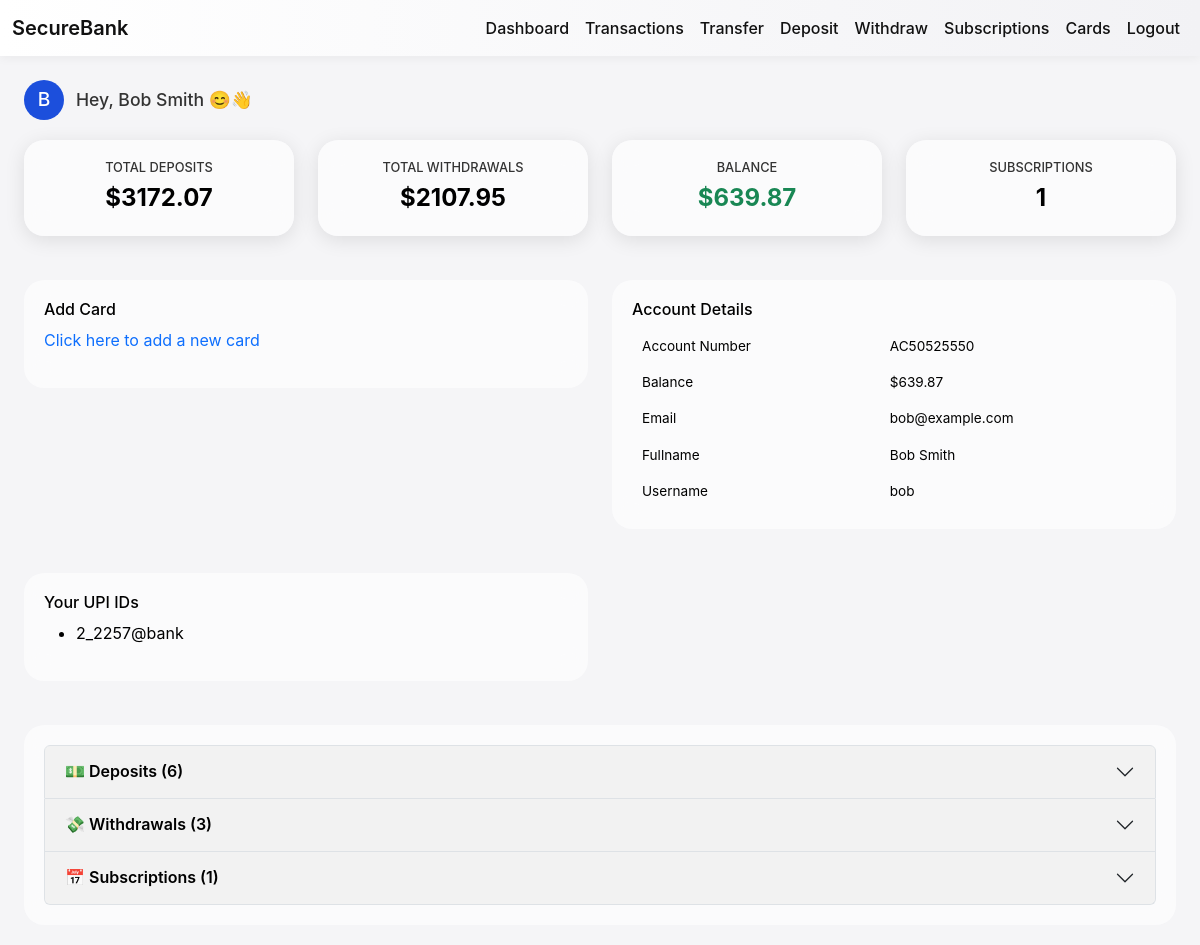
Page /dashboard (signed in) on the committed database.
### app/models/models.py (models this page shows)
class Login(db.Model):
    __tablename__ = 'login'
    id = db.Column(db.Integer, primary_key=True)
    fullname = db.Column(db.String(120), nullable=False)
    email = db.Column(db.String(120), unique=True, nullable=False)
    username = db.Column(db.String(80), unique=True, nullable=False)
    phone = db.Column(db.String(20), unique=True, nullable=True)  # <-- Added phone
    password = db.Column(db.String(255), nullable=False)
    is_admin = db.Column(db.Boolean, default=False)
    created_at = db.Column(db.DateTime, default=datetime.utcnow)  # ✅ Fixed here
    accounts = db.relationship('Account', backref='owner', lazy=True)
    transactions = db.relationship('Transaction', backref='user', lazy=True)
    subscriptions = db.relationship('Subscription', backref='user', lazy=True)

class Account(db.Model):
    __tablename__ = 'account'
    id = db.Column(db.Integer, primary_key=True)
    user_id = db.Column(db.Integer, db.ForeignKey('login.id'), nullable=False)
    account_number = db.Column(db.String(20), unique=True, nullable=False)
    balance = db.Column(db.Float, default=0.0, nullable=False)
    created_at = db.Column(db.DateTime, default=datetime.utcnow)
    upi = db.relationship('Upi', backref='account', uselist=False)
    cards = db.relationship('Card', backref='account', lazy=True)
    transactions = db.relationship('Transaction', backref='account', lazy=True)

class Upi(db.Model):
    __tablename__ = 'upi'
    id = db.Column(db.Integer, primary_key=True)
    account_id = db.Column(db.Integer, db.ForeignKey('account.id'), nullable=False)
    upi_id = db.Column(db.String(120), unique=True, nullable=False)
    verified = db.Column(db.Boolean, default=False)

### app/routes.py (the view, shortened to what this page needs)
@main.route('/dashboard')
def dashboard_view():
    if 'user_id' not in session:
        flash('Please login first.', 'warning')
        return redirect(url_for('main.login_view'))
    user = Login.query.get(session['user_id'])
    account = Account.query.filter_by(user_id=user.id).first()
    balance = account.balance if account else 0.0
    deposits = Transaction.query.filter_by(user_id=user.id, txn_type='deposit').all()
    withdrawals = Transaction.query.filter_by(user_id=user.id, txn_type='withdrawal').all()
    subscriptions = Subscription.query.filter_by(user_id=user.id).all()
    cards = Card.query.filter_by(account_id=account.id).all() if account else []
    upis = Upi.query.filter_by(account_id=account.id).all() if account else []
    return render_template(
        'dashboard.html',
        username=user.fullname.upper(),
        is_admin=False,
        user=user,
        account=account,
        deposits=deposits,
        withdrawals=withdrawals,
        balance=balance,
        subscriptions=subscriptions,
        cards=cards,
        upis=upis
    )

### app/templates/dashboard.html (shortened to what this page needs)
{% extends 'base.html' %}
{% block content %}
<div class="container-fluid">
<h2 class="greeting-header">
    <span class="profile-icon">
        {{ username[0]|upper }}
    </span>
    {% if is_admin %}
        Admin Dashboard.
    {% else %}
        Hey, {{ username | title }} 😊👋
    {% endif %}
</h2>
  <div class="row g-4">
    <div class="col-md-3"><div class="tile glass">
      <h6>Total Deposits</h6>
      <div class="value">${{ '%.2f'|format(deposits|sum(attribute='amount')) }}</div>
    </div></div>
    <div class="col-md-3"><div class="tile glass">
      <h6>Total Withdrawals</h6>
      <div class="value">${{ '%.2f'|format(withdrawals|sum(attribute='amount')) }}</div>
    </div></div>
    <div class="col-md-3"><div class="tile glass">
      <h6>Balance</h6>
      <div class="value text-success">${{ '%.2f'|format(balance) }}</div>
    </div></div>
    <div class="col-md-3"><div class="tile glass">
      <h6>Subscriptions</h6>
      <div class="value">{{ subscriptions|length }}</div>
    </div></div>
    {% if not is_admin %}
    <div class="col-md-6">
      <div class="glass table-card">
        <h6>Add Card</h6>
        <p><a href="{{ url_for('main.cards_view') }}">Click here to add a new card</a></p>
      </div>
    </div>
    <div class="col-md-6">
      <div class="glass table-card">
        <h6>Account Details</h6>
        <table>
          <tr><td>Account Number</td><td>{{ account.account_number }}</td></tr>
          <tr><td>Balance</td><td>${{ '%.2f'|format(account.balance) }}</td></tr>
          <tr><td>Email</td><td>{{ user.email }}</td></tr>
          <tr><td>Fullname</td><td>{{ user.fullname }}</td></tr>
          <tr><td>Username</td><td>{{ user.username }}</td></tr>
        </table>
      </div>
    </div>
    <div class="col-md-6">
      <div class="glass table-card">
        <h6>Your UPI IDs</h6>
        {% if upis %}
          <ul>{% for upi in upis %}<li>{{ upi.upi_id }}</li>{% endfor %}</ul>
        {% else %}
          <p>No UPI linked yet.</p>
        {% endif %}
      </div>
    </div>
    <div class="col-md-12">
      <div class="glass table-card">
        <div class="accordion" id="transactionsAccordion">
          <div class="accordion-item">
            <h2 class="accordion-header" id="headingDeposits">
              <button class="accordion-button collapsed" type="button" data-bs-toggle="collapse" data-bs-target="#collapseDeposits">
                💵 Deposits ({{ deposits|length }})
              </button>
            </h2>
          </div>
          <div class="accordion-item">
            <h2 class="accordion-header" id="headingWithdrawals">
              <button class="accordion-button collapsed" type="button" data-bs-toggle="collapse" data-bs-target="#collapseWithdrawals">
                💸 Withdrawals ({{ withdrawals|length }})
              </button>
            </h2>
          </div>
          <div class="accordion-item">
            <h2 class="accordion-header" id="headingSubs">
              <button class="accordion-button collapsed" type="button" data-bs-toggle="collapse" data-bs-target="#collapseSubs">
                📅 Subscriptions ({{ subscriptions|length }})
              </button>
            </h2>
          </div>
        </div>
      </div>
    </div>
    {% endif %}
  </div>
</div>
{% endblock %}

### app/templates/base.html (style rules this page uses)
body { font-family: -apple-system, BlinkMacSystemFont, "Segoe UI", Roboto, "Helvetica Neue", Arial, sans-serif; background: #f5f5f7; color: #111; }
a { text-decoration: none; }

### app/templates/dashboard.html (style rules this page uses)
.tile { display: flex; flex-direction: column; justify-content: center; align-items: center; padding: 20px; border-radius: 15px; text-align: center; font-family: "SF Pro Display", sans-serif; background: rgba(255,255,255,0.7); box-shadow: 0 4px 20px rgba(0,0,0,0.1); color: #000; transition: transform 0.2s ease; }
.tile h6 { font-size: 0.8rem; text-transform: uppercase; margin-bottom: 5px; color:#333; }
.tile .value { font-size: 1.5rem; font-weight:bold; }
.glass { background: rgba(255,255,255,0.6); backdrop-filter: blur(15px); border-radius:20px; padding:20px; color:#000; margin-bottom:20px; }
.table-card { width: 100%; }
.table-card table { width: 100%; border-collapse: separate; border-spacing: 0; font-size: 0.85rem; }
.table-card th, .table-card td { padding: 8px 10px; text-align:left; white-space: nowrap; }
.accordion-button { background: rgba(0,0,0,0.05); color:#000; font-weight:600; }
.greeting-header { display: flex; align-items: center; gap: 12px; font-family: -apple-system, BlinkMacSystemFont, "SF Pro Display", sans-serif; font-size: 1.1rem; font-weight: 500; color: #333; margin-bottom: 20px; }
.greeting-header .profile-icon { width: 40px; height: 40px; border-radius: 50%; background: #1c4fdc; display: flex; align-items: center; justify-content: center; color: #fff; font-size: 1.2rem; }

### rows in the picture
Login: fullname "Bob Smith", email "bob@example.com", username "bob"
Account: balance "639.87", account_number "AC50525550"
Upi: upi_id "2_2257@bank"

### other values in the picture
{{ username[0]|upper }} "B"
{{ '%.2f'|format(deposits|sum(attribute='amount')) }} "3172.07"
{{ '%.2f'|format(withdrawals|sum(attribute='amount')) }} "2107.95"
{{ subscriptions|length }} "1"
{{ deposits|length }} "6"
{{ withdrawals|length }} "3"
